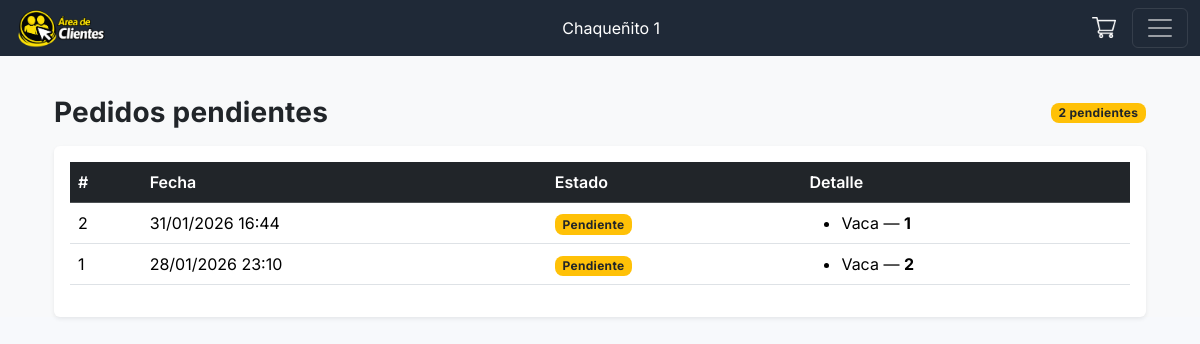
/cliente/pedidospendientes/ (signed in), run on an earlier commit of the app's database.
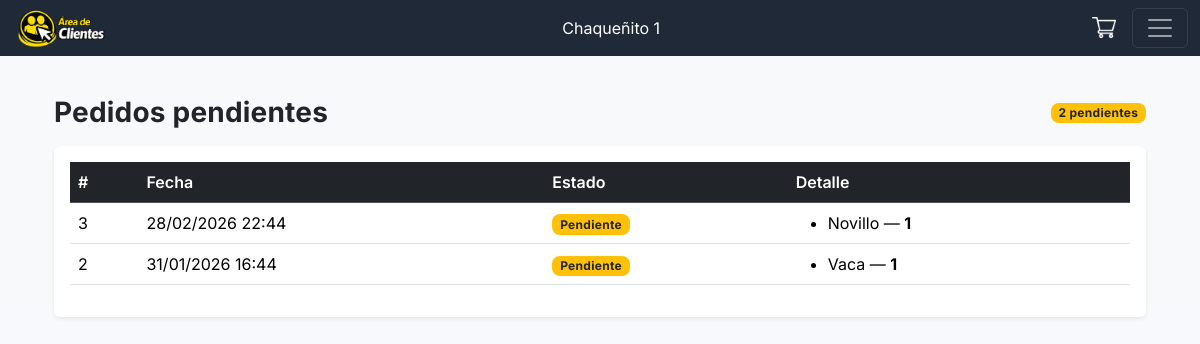
And on a later commit of the database.
### encargado/models.py (models this page shows, shortened)
class Comercio(models.Model):
    nombre = models.CharField(max_length=200)
    cuit = models.IntegerField()
    direccion = models.CharField(max_length=200)

class Pedido_cliente(models.Model):
    ESTADOS = (
        ("pendiente", "Pendiente"),
        ("enviado", "Enviado"),
        ("finalizado", "Finalizado"),
        ("cancelado", "Cancelado"),
    )
    cliente = models.ForeignKey(User, on_delete=models.CASCADE)
    fecha = models.DateTimeField(auto_now_add=True)
    estado = models.CharField(max_length=20, choices=ESTADOS, default="activo")

class PedidoItem(models.Model):
    pedido = models.ForeignKey(
        Pedido_cliente, related_name="items", on_delete=models.CASCADE)
    corte = models.ForeignKey("Cortes", on_delete=models.CASCADE)
    cantidad = models.PositiveIntegerField()

class Cortes(models.Model):
    nombre = models.CharField(max_length=100)

### cliente/views.py (the view)
# urls.py: path("pedidospendientes/", views.pedidos_pendientes_cliente,
@login_required
def pedidos_pendientes_cliente(request):
    pedidos = Pedido_cliente.objects.filter(
        cliente_id=request.user.id,
        estado='pendiente'
    ).order_by('-fecha')
    return render(request, 'cliente/pedidos_pendientes.html', {
        'pedidos': pedidos
    })

### carneclick/context_processors.py (called while the page is built)
def client_info(request):
    cliente = None
    comercio_nombre = ''
    try:
        if request.user and request.user.is_authenticated:
            from encargado.models import Cliente as ClienteModel
            cliente = ClienteModel.objects.filter(
                user=request.user).select_related('comercio').first()
            if cliente and getattr(cliente, 'comercio', None):
                comercio_nombre = cliente.comercio.nombre
    except Exception:
        cliente = None
        comercio_nombre = ''
    return {
        'cliente_obj': cliente,
        'comercio_nombre': comercio_nombre,
    }

### cliente/templates/cliente/pedidos_pendientes.html (shortened to what this page needs)
{% extends "cliente.html" %}
{% load static %}
{% block content %}
<div class="container-fluid my-4">
  <div class="d-flex justify-content-between align-items-center mb-3">
    <h3 class="fw-bold mb-0">Pedidos pendientes</h3>
    <span class="badge bg-warning text-dark">{{ pedidos|length }} pendientes</span>
  </div>
  {% if pedidos %}
    <div class="table-responsive shadow-sm rounded bg-white p-3 d-none d-md-block">
      <table class="table table-hover align-middle">
        <thead class="table-dark">
          <tr>
            <th>#</th>
            <th>Fecha</th>
            <th>Estado</th>
            <th>Detalle</th>
          </tr>
        </thead>
        <tbody>
        {% for p in pedidos %}
          <tr>
            <td>{{ p.id }}</td>
            <td>{{ p.fecha|date:"d/m/Y H:i" }}</td>
            <td><span class="badge bg-warning text-dark">Pendiente</span></td>
            <td>
              <ul class="mb-0">
                {% for item in p.items.all %}
                  <li>{{ item.corte.nombre }} — <strong>{{ item.cantidad }}</strong></li>
                {% endfor %}
              </ul>
            </td>
          </tr>
        {% endfor %}
        </tbody>
      </table>
    </div>
  {% else %}
    <div class="alert alert-info">No tenés pedidos pendientes.</div>
  {% endif %}
</div>
{% endblock %}

### cliente/templates/cliente.html (shortened to what this page needs)
{% load static %}
<!DOCTYPE html>
<html lang="es">
<head>
    <link href="https://cdn.jsdelivr.net/npm/bootstrap@5.3.8/dist/css/bootstrap.min.css" rel="stylesheet">
    <link rel="stylesheet" href="{% static 'css/theme.css' %}">
</head>
<body class="bg-light">
<nav class="navbar navbar-dark bg-dark fixed-top">
    <div class="container-fluid">
        <img src="{% static 'img/logo_cliente.png' %}" alt="Logo" height="40">
        {% if comercio_nombre %}
        <span class="text-white ms-3">{{ comercio_nombre }}</span>
        {% endif %}
        <div class="d-flex align-items-center gap-3">
            <a href="{% url 'cliente:ver_carrito' %}" class="text-white text-decoration-none position-relative">
                <img src="{% static 'img/carrito-de-compras.png' %}" height="24">
            </a>
            <button class="navbar-toggler" type="button" data-bs-toggle="offcanvas" data-bs-target="#sidebarCliente">
                <span class="navbar-toggler-icon"></span>
            </button>
        </div>
    </div>
</nav>
<main class="container pt-5 mt-4">
    {% block content %}
    {% endblock %}
</main>
</body>
</html>

### carneclick/static/css/theme.css (style rules this page uses)
:root { --brand-bg: #f7f9fc; --brand-text: #212529; --brand-muted: #6c757d; --brand-primary: #0d6efd; --brand-success: #198754; --brand-warning: #ffc107; --brand-danger: #dc3545; --brand-info: #0dcaf0; --brand-border: #e9ecef; --brand-card-bg: #ffffff; }
html, body { background-color: var(--brand-bg); color: var(--brand-text); font-family: "Inter", system-ui, -apple-system, "Segoe UI", Roboto, "Helvetica Neue", Arial, "Noto Sans", "Liberation Sans", sans-serif; -webkit-font-smoothing: antialiased; -moz-osx-font-smoothing: grayscale; }
h1, h2, h3, h4, h5 { font-weight: 600; letter-spacing: 0.2px; }
.table thead th { font-weight: 600; }
.badge { border-radius: 0.5rem; letter-spacing: 0.3px; }
.navbar-dark.bg-dark { background-color: #1f2937 !important; }

What changed in the data, as far as the page shows it:
removed Pedido_cliente: id "1", fecha "28/01/2026 23:10"
removed PedidoItem: corte.nombre "Vaca", cantidad "2", shown under "1"
added Pedido_cliente: id "3", fecha "28/02/2026 22:44"
added PedidoItem: corte.nombre "Novillo", cantidad "1", shown under "3"
